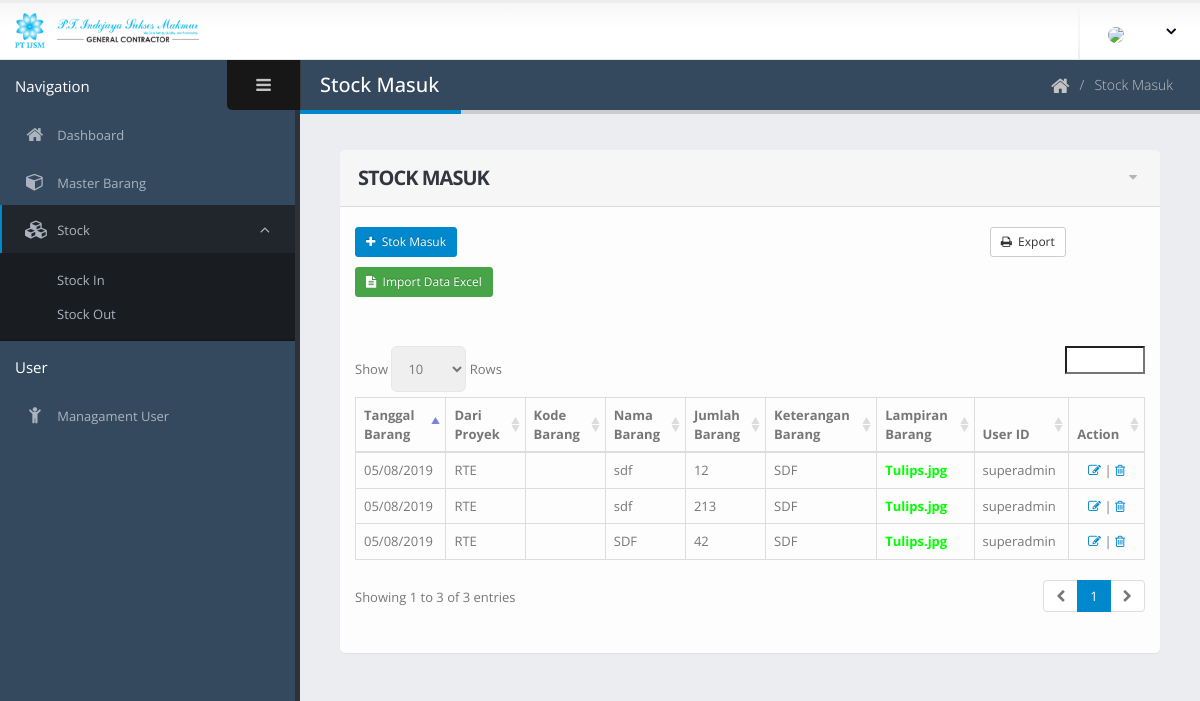
Before: /index.php/stockin with the older database file.
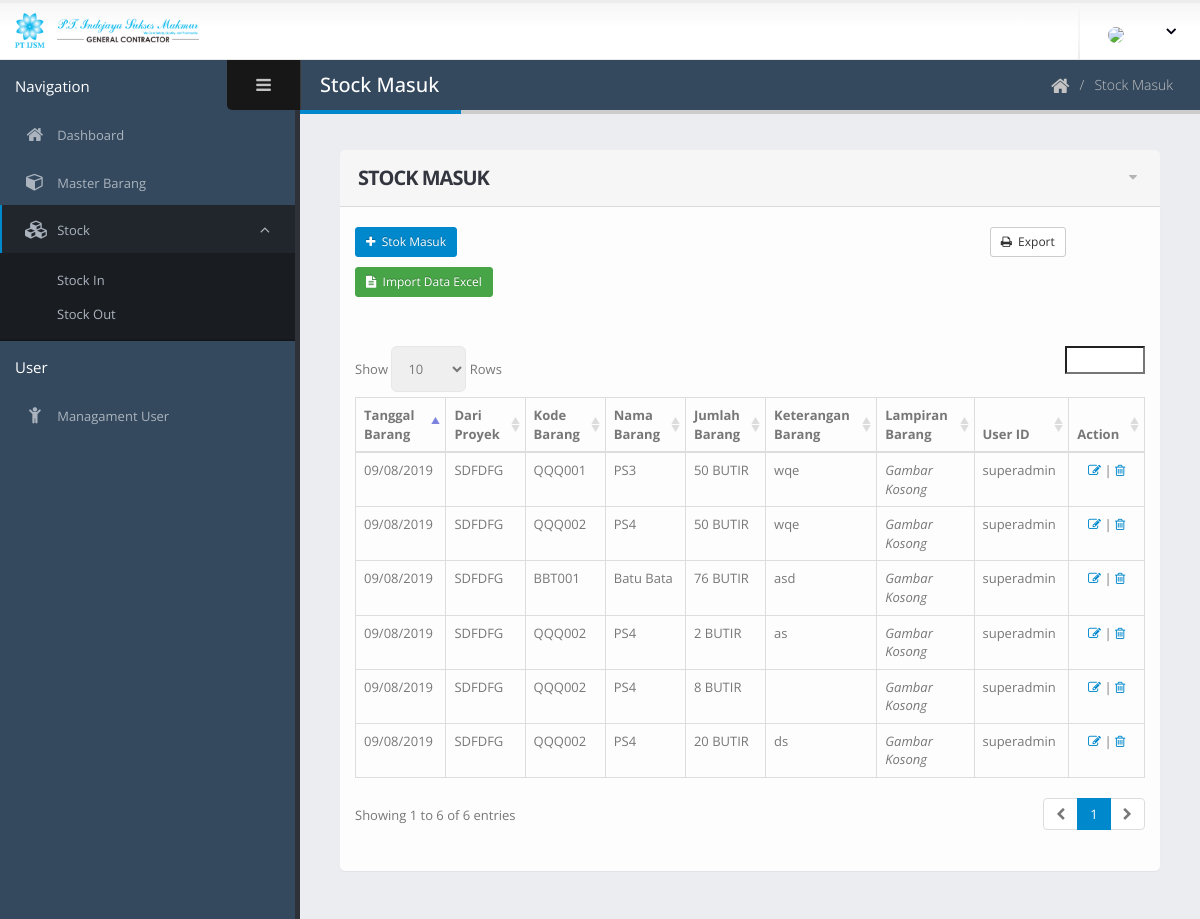
After: the same page with the newer database file.
### tables this page shows
CREATE TABLE `stockin` (
  `id` int(11) NOT NULL,
  `nama_barang` varchar(255) NOT NULL,
  `kode_barang` varchar(225) NOT NULL,
  `jumlah_masuk` varchar(128) NOT NULL,
  `harga` varchar(128) NOT NULL,
  `unit` varchar(225) NOT NULL,
  `lokasi` varchar(255) NOT NULL,
  `keterangan` text NOT NULL,
  `user_session` varchar(255) NOT NULL,
  `tanggal_masuk` varchar(255) NOT NULL,
  `lampiran` varchar(255) NOT NULL
);

### application/controllers/Stockin.php (called while the page is built, shortened)
<?php
class Stockin extends CI_Controller
{
    public function __construct()
    {
        $this->load->model('Stockin_model');
        $this->load->model('Lokasi_model');
        $this->load->model('Masterbarang_model');
        $this->load->library('form_validation');
    }
    public function index()
    {
        $data['title'] = 'Stock Masuk | IT IJSM';
        $data['user'] = $this->db->get_where('user', ['email' => $this->session->userdata('email')])->row_array();
        $data['stockin'] = $this->Stockin_model->getAllStockin();
        $data['stkbrg'] = $this->Stockin_model->GetTotal();
        $data['mbarang'] = $this->Masterbarang_model->getAllMasterBarang();
        $data['lokasi'] = $this->Lokasi_model->getAllLokasi();
        $this->form_validation->set_rules('nama_barang', 'lokasi', 'trim|required');
        if ($this->form_validation->run() == false) {
            $this->load->view('templates/header', $data);
            $this->load->view('superadmin/stockin/index', $data);
            $this->load->view('templates/footer');
        } else {
            $this->Stockin_model->CreateStockin();
            $this->session->set_flashdata('message', '<div class="alert alert-success" role="success">Success Insert New Kategori!</div>');
            redirect('stockin/index');
        }
    }
}

### index.php (called while the page is built, shortened)
<?php
require_once BASEPATH.'core/CodeIgniter.php';

### application/models/Stockin_model.php (called while the page is built, shortened)
<?php
class Stockin_model extends CI_Model
{
    public function getAllStockin()
    {
        return $this->db->get('stockin')->result_array();
    }
}

### application/views/superadmin/stockin/index.php (the view, shortened to what this page needs)
<section class="body">
	<header class="header">
		<div class="logo-container">
			<a href="../" class="logo">
				<img src="<?= base_url('./image/Logo.png') ?>" height="35" alt="IT - Super Admin - ISJM" />
			</a>
		</div>
		<div class="header-right" style="padding-right: 2%;">
			<span class="separator"></span>
			<div id="userbox" class="userbox" style="margin-right: -2%;">
				<a href="#" data-toggle="dropdown">
					<figure class="profile-picture">
						<img src="<?= base_url('./image/') . $user['image']; ?>" class="img-circle" />
					</figure>
					<i class="fa custom-caret"></i>
				</a>
			</div>
		</div>
	</header>
	<div class="inner-wrapper">
		<aside id="sidebar-left" class="sidebar-left">
			<div class="sidebar-header">
				<div class="sidebar-title">
					<span style="color: white">Navigation</span>
				</div>
				<div class="sidebar-toggle hidden-xs" data-toggle-class="sidebar-left-collapsed" data-target="html" data-fire-event="sidebar-left-toggle">
					<i class="fa fa-bars" aria-label="Toggle sidebar"></i>
				</div>
			</div>
			<div class="nano">
				<div class="nano-content">
					<nav id="menu" class="nav-main" role="navigation">
						<ul class="nav nav-main">
							<li>
								<a href="<?= base_url('superadmin'); ?>">
									<i class="fa fa-home" aria-hidden="true"></i>
									<span>Dashboard</span>
								</a>
							</li>
							<li class="nav-main">
								<a href="<?= site_url('masterbarang/index'); ?>">
									<i class="fa fa-cube" aria-hidden="true"></i>
									<span>Master Barang</span>
								</a>
							</li>
							<li class="nav-parent nav-expanded nav-active">
								<a>
									<i class="fa fa-cubes" aria-hidden="true"></i>
									<span>Stock</span>
								</a>
								<ul class="nav nav-children">
									<li>
										<a href="<?= site_url('stockin'); ?>">
											Stock In
										</a>
									</li>
									<li>
										<a href="<?= site_url('stockout'); ?>">
											Stock Out
										</a>
									</li>
								</ul>
							</li>
						</ul>
					</nav>
					<div class="sidebar-header">
						<div class="sidebar-title">
							<span style="color: white">User</span>
						</div>
					</div>
					<nav id="menu" class="nav-main" role="navigation">
						<ul class="nav nav-main">
							<li>
								<a href="<?php echo base_url('user') ?>">
									<i class="fa fa-child" aria-hidden="true"></i>
									<span>Managament User</span>
								</a>
							</li>
						</ul>
					</nav>
				</div>
			</div>
		</aside>
		<section role="main" class="content-body">
			<header class="page-header">
				<h2>Stock Masuk</h2>
				<div class="right-wrapper pull-right" style="padding-right: 3%;">
					<ol class="breadcrumbs">
						<li>
							<a href="<?php echo site_url('stockin'); ?>">
								<i class="fa fa-home"></i>
							</a>
						</li>
						<li><span>Stock Masuk</span></li>
					</ol>
				</div>
			</header>
			<div class="row">
				<div class="col-xs-12">
					<section class="panel">
						<header class="panel-heading">
							<div class="panel-actions">
								<a href="#" class="fa fa-caret-down"></a>
							</div>
							<h2 class="panel-title"><b>STOCK MASUK</b></h2>
						</header>
						<div class="panel-body">
							<form action="<?php echo base_url("stockin/import"); ?>" method="post" enctype="multipart/form-data">
								<a href="<?= site_url('stockin/create') ?>" type="button" class=" mb-xs mt-xs btn btn-sm btn-primary">
									<i class="fa fa-plus"></i>&nbsp;
									Stok Masuk
								</a>
								<a style="margin-left: 67%;" href="<?php echo base_url("excel/Stockin.xlsx"); ?>" class="mb-xs mt-xs mr-xs btn btn-sm btn-default">
									<i class="fa fa-print"></i>&nbsp;
									Export
								</a>
								<a style="margin-right: 10%;" href="<?= base_url("stockin/form"); ?>" class="mb-xs mt-xs mr-xs btn btn-sm btn-success"><i class="fa fa-file-text"></i>&nbsp; Import Data Excel</a><br><br>
							</form>
							<table id="datatable-default" class="table table-bordered table-stripped mb-none">
								<br />
								<thead>
									<tr>
										<th>Tanggal Barang</th>
										<th>Dari Proyek</th>
										<th>Kode Barang</th>
										<th>Nama Barang</th>
										<th>Jumlah Barang</th>
										<th>Keterangan Barang</th>
										<th>Lampiran Barang</th>
										<th>User ID</th>
										<th>Action</th>
									</tr>
								</thead>
								<tbody>
									<?php
									foreach ($stockin as $in) {
										?>
										<tr class="gradeX">
											<td><?= $in['tanggal_masuk']; ?></td>
											<td><?= $in['lokasi']; ?></td>
											<td><?= $in['kode_barang']; ?></td>
											<td><?= $in['nama_barang']; ?></td>
											<td><?= $in['jumlah_masuk'] . ' ' . $in['unit']; ?></td>
											<td><?= $in['keterangan']; ?></td>
											<td><?php
												if (file_exists('./image/' . $in['lampiran']) == FALSE) {
													echo "<b style='color: #00FF00'>" . $in['lampiran'] . "</b>";
												} elseif ($in['lampiran'] == null) {
													echo "<i>Gambar Kosong</i>";
												} else {
													?>
													<img src="<?= base_url('./image/') . $in['lampiran']; ?>" width='75px' height='75px' />
												<?php } ?></td>
											<td><?= $in['user_session']; ?></td>
											<td align="center">
												<a href="<?= base_url(''); ?>stockin/edit/<?= $in['id']; ?>">
													<i class="fa fa-edit"></i>
												</a> |
												<a href="<?= base_url(''); ?>stockin/delete/<?= $in['id']; ?>" onclick="return confirm('Sure want delete this data?')">
													<i class="fa fa-trash-o"></i>
												</a>
											</td>
										</tr>
									<?php } ?>
								</tbody>
							</table>
						</div>
					</section>
				</div>
			</div>
		</section>
	</div>
</section>

### application/views/templates/header.php (shortened to what this page needs)
<!doctype html>
<html class="fixed">
<head>
    <link rel="stylesheet" href="<?php echo base_url(); ?>assets/vendor/bootstrap/css/bootstrap.css" />
    <link rel="stylesheet" href="<?php echo base_url(); ?>assets/vendor/font-awesome/css/font-awesome.css" />
    <link rel="stylesheet" href="<?php echo base_url(); ?>assets/vendor/magnific-popup/magnific-popup.css" />
    <link rel="stylesheet" href="<?php echo base_url(); ?>assets/vendor/bootstrap-datepicker/css/datepicker3.css" />
    <link rel="stylesheet" href="<?php echo base_url(); ?>assets/vendor/jquery-ui/css/ui-lightness/jquery-ui-1.10.4.custom.css" />
    <link rel="stylesheet" href="<?php echo base_url(); ?>assets/vendor/select2/select2.css" />
    <link rel="stylesheet" href="<?php echo base_url(); ?>assets/vendor/bootstrap-multiselect/bootstrap-multiselect.css" />
    <link rel="stylesheet" href="<?php echo base_url(); ?>assets/vendor/bootstrap-tagsinput/bootstrap-tagsinput.css" />
    <link rel="stylesheet" href="<?php echo base_url(); ?>assets/vendor/bootstrap-colorpicker/css/bootstrap-colorpicker.css" />
    <link rel="stylesheet" href="<?php echo base_url(); ?>assets/vendor/bootstrap-timepicker/css/bootstrap-timepicker.css" />
    <link rel="stylesheet" href="<?php echo base_url(); ?>assets/vendor/dropzone/css/basic.css" />
    <link rel="stylesheet" href="<?php echo base_url(); ?>assets/vendor/dropzone/css/dropzone.css" />
    <link rel="stylesheet" href="<?php echo base_url(); ?>assets/vendor/jquery-datatables-bs3/assets/css/datatables.css" />
    <link rel="stylesheet" href="<?php echo base_url(); ?>assets/vendor/bootstrap-markdown/css/bootstrap-markdown.min.css" />
    <link rel="stylesheet" href="<?php echo base_url(); ?>assets/vendor/summernote/summernote.css" />
    <link rel="stylesheet" href="<?php echo base_url(); ?>assets/vendor/summernote/summernote-bs3.css" />
    <link rel="stylesheet" href="<?php echo base_url(); ?>assets/vendor/codemirror/lib/codemirror.css" />
    <link rel="stylesheet" href="<?php echo base_url(); ?>assets/vendor/codemirror/theme/monokai.css" />
    <link rel="stylesheet" href="<?php echo base_url(); ?>assets/vendor/bootstrap-fileupload/bootstrap-fileupload.min.css" />
    <link rel="stylesheet" href="<?php echo base_url(); ?>assets/stylesheets/theme.css" />
    <link rel="stylesheet" href="<?php echo base_url(); ?>assets/stylesheets/skins/default.css" />
    <link rel="stylesheet" href="<?php echo base_url(); ?>assets/stylesheets/theme-custom.css">
    <link rel="stylesheet" href="<?php echo base_url(); ?>assets/vendor/bootstrap-fileupload/bootstrap-fileupload.min.css" />
    <link rel="stylesheet" href="<?php echo base_url(); ?>assets/css/form.css" />
</head>
<body>

### application/views/templates/footer.php (shortened to what this page needs)
</body>
</html>

### assets/stylesheets/skins/default.css (style rules this page uses)
a, .btn-link { color: #0088cc; }
body .btn-primary { color: #ffffff; text-shadow: 0 -1px 0 rgba(0, 0, 0, 0.25); background-color: #0088cc; border-color: #0088cc; }
body .btn-success { color: #ffffff; text-shadow: 0 -1px 0 rgba(0, 0, 0, 0.25); background-color: #47a447; border-color: #47a447; }
.page-header h2 { border-bottom-color: #0088cc; }
ul.nav-main > li.nav-active > a { box-shadow: 2px 0 0 #0088cc inset; }

Changed rows visible on the page:
removed stockin: tanggal_masuk "05/08/2019", lokasi "RTE", nama_barang "sdf", jumlah_masuk "12", keterangan "SDF", lampiran "Tulips.jpg", user_session "superadmin"
removed stockin: tanggal_masuk "05/08/2019", lokasi "RTE", nama_barang "sdf", jumlah_masuk "213", keterangan "SDF", lampiran "Tulips.jpg", user_session "superadmin"
removed stockin: tanggal_masuk "05/08/2019", lokasi "RTE", nama_barang "SDF", jumlah_masuk "42", keterangan "SDF", lampiran "Tulips.jpg", user_session "superadmin"
added stockin: tanggal_masuk "09/08/2019", lokasi "SDFDFG", kode_barang "QQQ001", nama_barang "PS3", jumlah_masuk "50", unit "BUTIR", keterangan "wqe", lampiran "Gambar Kosong", user_session "superadmin"
added stockin: tanggal_masuk "09/08/2019", lokasi "SDFDFG", kode_barang "QQQ002", nama_barang "PS4", jumlah_masuk "50", unit "BUTIR", keterangan "wqe", lampiran "Gambar Kosong", user_session "superadmin"
added stockin: tanggal_masuk "09/08/2019", lokasi "SDFDFG", kode_barang "BBT001", nama_barang "Batu Bata", jumlah_masuk "76", unit "BUTIR", keterangan "asd", lampiran "Gambar Kosong", user_session "superadmin"
added stockin: tanggal_masuk "09/08/2019", lokasi "SDFDFG", kode_barang "QQQ002", nama_barang "PS4", jumlah_masuk "2", unit "BUTIR", keterangan "as", lampiran "Gambar Kosong", user_session "superadmin"
added stockin: tanggal_masuk "09/08/2019", lokasi "SDFDFG", kode_barang "QQQ002", nama_barang "PS4", jumlah_masuk "8", unit "BUTIR", lampiran "Gambar Kosong", user_session "superadmin"
added stockin: tanggal_masuk "09/08/2019", lokasi "SDFDFG", kode_barang "QQQ002", nama_barang "PS4", jumlah_masuk "20", unit "BUTIR", keterangan "ds", lampiran "Gambar Kosong", user_session "superadmin"
Other visible differences:
text written by a page script: "Show Rows Showing 1 to 3 of 3 entries 1" → "Show Rows Showing 1 to 6 of 6 entries 1"
